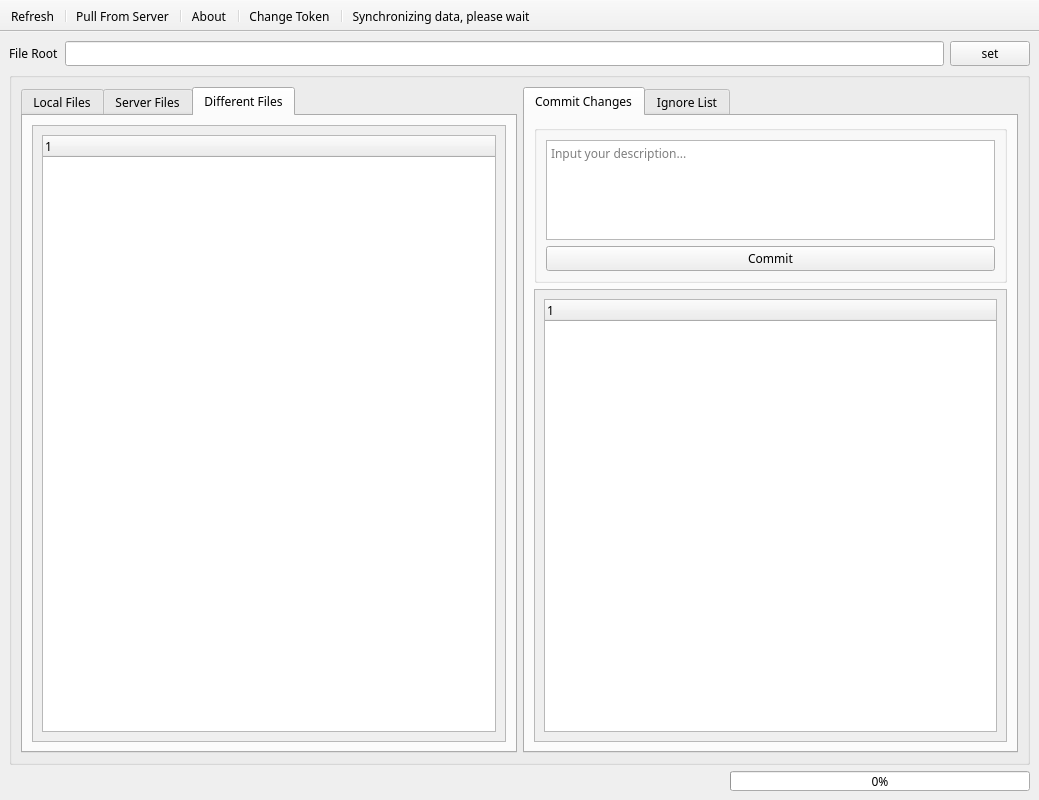
<?xml version="1.0" encoding="UTF-8"?>
<ui version="4.0">
 <class>MainWindow</class>
 <widget class="QMainWindow" name="MainWindow">
  <property name="geometry">
   <rect>
    <x>0</x>
    <y>0</y>
    <width>1039</width>
    <height>800</height>
   </rect>
  </property>
  <property name="minimumSize">
   <size>
    <width>0</width>
    <height>0</height>
   </size>
  </property>
  <property name="maximumSize">
   <size>
    <width>16777215</width>
    <height>16777215</height>
   </size>
  </property>
  <property name="font">
   <font>
    <family>Microsoft YaHei</family>
   </font>
  </property>
  <property name="windowTitle">
   <string>Trainers' Legend Barbecue</string>
  </property>
  <widget class="QWidget" name="centralwidget">
   <layout class="QVBoxLayout" name="verticalLayout">
    <item>
     <layout class="QHBoxLayout" name="horizontalLayout_2">
      <item>
       <widget class="QLabel" name="label">
        <property name="text">
         <string>File Root</string>
        </property>
       </widget>
      </item>
      <item>
       <widget class="QLineEdit" name="lineEdit_file_root">
        <property name="readOnly">
         <bool>true</bool>
        </property>
       </widget>
      </item>
      <item>
       <widget class="QPushButton" name="pushButton_set_file_root">
        <property name="text">
         <string>set</string>
        </property>
       </widget>
      </item>
     </layout>
    </item>
    <item>
     <widget class="QGroupBox" name="groupBox">
      <property name="title">
       <string/>
      </property>
      <layout class="QHBoxLayout" name="horizontalLayout" stretch="1,1">
       <item>
        <widget class="QTabWidget" name="tabWidget_files">
         <property name="currentIndex">
          <number>2</number>
         </property>
         <widget class="QWidget" name="tab_local">
          <attribute name="title">
           <string>Local Files</string>
          </attribute>
          <layout class="QVBoxLayout" name="verticalLayout_2">
           <item>
            <widget class="QScrollArea" name="scrollArea">
             <property name="widgetResizable">
              <bool>true</bool>
             </property>
             <widget class="QWidget" name="scrollAreaWidgetContents">
              <property name="geometry">
               <rect>
                <x>0</x>
                <y>0</y>
                <width>463</width>
                <height>600</height>
               </rect>
              </property>
              <layout class="QVBoxLayout" name="verticalLayout_3">
               <item>
                <widget class="QTreeView" name="treeView_local_files">
                 <property name="contextMenuPolicy">
                  <enum>Qt::CustomContextMenu</enum>
                 </property>
                </widget>
               </item>
              </layout>
             </widget>
            </widget>
           </item>
          </layout>
         </widget>
         <widget class="QWidget" name="tab_server">
          <attribute name="title">
           <string>Server Files</string>
          </attribute>
          <layout class="QVBoxLayout" name="verticalLayout_4">
           <item>
            <widget class="QScrollArea" name="scrollArea_2">
             <property name="widgetResizable">
              <bool>true</bool>
             </property>
             <widget class="QWidget" name="scrollAreaWidgetContents_2">
              <property name="geometry">
               <rect>
                <x>0</x>
                <y>0</y>
                <width>463</width>
                <height>600</height>
               </rect>
              </property>
              <layout class="QVBoxLayout" name="verticalLayout_5">
               <item>
                <widget class="QTreeWidget" name="treeWidget_server_files">
                 <property name="contextMenuPolicy">
                  <enum>Qt::CustomContextMenu</enum>
                 </property>
                 <column>
                  <property name="text">
                   <string notr="true">1</string>
                  </property>
                 </column>
                </widget>
               </item>
              </layout>
             </widget>
            </widget>
           </item>
          </layout>
         </widget>
         <widget class="QWidget" name="tab_different">
          <attribute name="title">
           <string>Different Files</string>
          </attribute>
          <layout class="QVBoxLayout" name="verticalLayout_6">
           <item>
            <widget class="QScrollArea" name="scrollArea_3">
             <property name="widgetResizable">
              <bool>true</bool>
             </property>
             <widget class="QWidget" name="scrollAreaWidgetContents_3">
              <property name="geometry">
               <rect>
                <x>0</x>
                <y>0</y>
                <width>463</width>
                <height>600</height>
               </rect>
              </property>
              <layout class="QVBoxLayout" name="verticalLayout_7">
               <item>
                <widget class="QTreeWidget" name="treeWidget_different">
                 <property name="contextMenuPolicy">
                  <enum>Qt::CustomContextMenu</enum>
                 </property>
                 <property name="selectionMode">
                  <enum>QAbstractItemView::ExtendedSelection</enum>
                 </property>
                 <column>
                  <property name="text">
                   <string notr="true">1</string>
                  </property>
                 </column>
                </widget>
               </item>
              </layout>
             </widget>
            </widget>
           </item>
          </layout>
         </widget>
        </widget>
       </item>
       <item>
        <widget class="QTabWidget" name="tabWidget_files_2">
         <property name="currentIndex">
          <number>0</number>
         </property>
         <widget class="QWidget" name="tab_commit">
          <attribute name="title">
           <string>Commit Changes</string>
          </attribute>
          <layout class="QVBoxLayout" name="verticalLayout_10">
           <item>
            <widget class="QGroupBox" name="groupBox_2">
             <property name="sizePolicy">
              <sizepolicy hsizetype="Preferred" vsizetype="Fixed">
               <horstretch>0</horstretch>
               <verstretch>0</verstretch>
              </sizepolicy>
             </property>
             <property name="title">
              <string/>
             </property>
             <layout class="QVBoxLayout" name="verticalLayout_8">
              <item>
               <widget class="QTextEdit" name="textEdit_commit_desc">
                <property name="maximumSize">
                 <size>
                  <width>16777215</width>
                  <height>100</height>
                 </size>
                </property>
                <property name="html">
                 <string>&lt;!DOCTYPE HTML PUBLIC &quot;-//W3C//DTD HTML 4.0//EN&quot; &quot;http://www.w3.org/TR/REC-html40/strict.dtd&quot;&gt;
&lt;html&gt;&lt;head&gt;&lt;meta name=&quot;qrichtext&quot; content=&quot;1&quot; /&gt;&lt;style type=&quot;text/css&quot;&gt;
p, li { white-space: pre-wrap; }
&lt;/style&gt;&lt;/head&gt;&lt;body style=&quot; font-family:'Microsoft YaHei'; font-size:9pt; font-weight:400; font-style:normal;&quot;&gt;
&lt;p style=&quot;-qt-paragraph-type:empty; margin-top:0px; margin-bottom:0px; margin-left:0px; margin-right:0px; -qt-block-indent:0; text-indent:0px;&quot;&gt;&lt;br /&gt;&lt;/p&gt;&lt;/body&gt;&lt;/html&gt;</string>
                </property>
                <property name="placeholderText">
                 <string>Input your description...</string>
                </property>
               </widget>
              </item>
              <item>
               <widget class="QPushButton" name="pushButton_commit">
                <property name="maximumSize">
                 <size>
                  <width>16777215</width>
                  <height>50</height>
                 </size>
                </property>
                <property name="text">
                 <string>Commit</string>
                </property>
               </widget>
              </item>
             </layout>
            </widget>
           </item>
           <item>
            <widget class="QScrollArea" name="scrollArea_4">
             <property name="widgetResizable">
              <bool>true</bool>
             </property>
             <widget class="QWidget" name="scrollAreaWidgetContents_4">
              <property name="geometry">
               <rect>
                <x>0</x>
                <y>0</y>
                <width>463</width>
                <height>433</height>
               </rect>
              </property>
              <layout class="QVBoxLayout" name="verticalLayout_9">
               <item>
                <widget class="QTreeWidget" name="treeWidget_commit">
                 <property name="contextMenuPolicy">
                  <enum>Qt::CustomContextMenu</enum>
                 </property>
                 <property name="selectionMode">
                  <enum>QAbstractItemView::ExtendedSelection</enum>
                 </property>
                 <column>
                  <property name="text">
                   <string notr="true">1</string>
                  </property>
                 </column>
                </widget>
               </item>
              </layout>
             </widget>
            </widget>
           </item>
          </layout>
         </widget>
         <widget class="QWidget" name="tab_ignore_list">
          <attribute name="title">
           <string>Ignore List</string>
          </attribute>
          <layout class="QVBoxLayout" name="verticalLayout_11">
           <item>
            <widget class="QScrollArea" name="scrollArea_5">
             <property name="widgetResizable">
              <bool>true</bool>
             </property>
             <widget class="QWidget" name="scrollAreaWidgetContents_5">
              <property name="geometry">
               <rect>
                <x>0</x>
                <y>0</y>
                <width>463</width>
                <height>600</height>
               </rect>
              </property>
              <layout class="QVBoxLayout" name="verticalLayout_12">
               <item>
                <widget class="QTreeWidget" name="treeWidget_ignore">
                 <property name="contextMenuPolicy">
                  <enum>Qt::CustomContextMenu</enum>
                 </property>
                 <property name="selectionMode">
                  <enum>QAbstractItemView::ExtendedSelection</enum>
                 </property>
                 <column>
                  <property name="text">
                   <string notr="true">1</string>
                  </property>
                 </column>
                </widget>
               </item>
              </layout>
             </widget>
            </widget>
           </item>
          </layout>
         </widget>
        </widget>
       </item>
      </layout>
     </widget>
    </item>
    <item>
     <layout class="QHBoxLayout" name="horizontalLayout_3">
      <item>
       <widget class="QLabel" name="label_log">
        <property name="text">
         <string/>
        </property>
       </widget>
      </item>
      <item>
       <spacer name="horizontalSpacer">
        <property name="orientation">
         <enum>Qt::Horizontal</enum>
        </property>
        <property name="sizeHint" stdset="0">
         <size>
          <width>40</width>
          <height>20</height>
         </size>
        </property>
       </spacer>
      </item>
      <item>
       <widget class="QProgressBar" name="progressBar">
        <property name="sizePolicy">
         <sizepolicy hsizetype="Fixed" vsizetype="Fixed">
          <horstretch>0</horstretch>
          <verstretch>0</verstretch>
         </sizepolicy>
        </property>
        <property name="minimumSize">
         <size>
          <width>300</width>
          <height>0</height>
         </size>
        </property>
        <property name="maximumSize">
         <size>
          <width>500</width>
          <height>20</height>
         </size>
        </property>
        <property name="layoutDirection">
         <enum>Qt::LeftToRight</enum>
        </property>
        <property name="value">
         <number>0</number>
        </property>
        <property name="alignment">
         <set>Qt::AlignRight|Qt::AlignTrailing|Qt::AlignVCenter</set>
        </property>
        <property name="textVisible">
         <bool>true</bool>
        </property>
        <property name="orientation">
         <enum>Qt::Horizontal</enum>
        </property>
       </widget>
      </item>
     </layout>
    </item>
   </layout>
  </widget>
  <widget class="QToolBar" name="toolBar">
   <property name="windowTitle">
    <string>toolBar</string>
   </property>
   <property name="toolTip">
    <string/>
   </property>
   <property name="movable">
    <bool>false</bool>
   </property>
   <attribute name="toolBarArea">
    <enum>TopToolBarArea</enum>
   </attribute>
   <attribute name="toolBarBreak">
    <bool>false</bool>
   </attribute>
   <addaction name="actionRefresh"/>
   <addaction name="separator"/>
   <addaction name="actionPull_From_Server"/>
   <addaction name="separator"/>
   <addaction name="actionAbout"/>
   <addaction name="separator"/>
   <addaction name="actionChange_Token"/>
   <addaction name="separator"/>
   <addaction name="actionPlease_Wait"/>
  </widget>
  <action name="actionRefresh">
   <property name="text">
    <string>Refresh</string>
   </property>
  </action>
  <action name="actionAbout">
   <property name="text">
    <string>About</string>
   </property>
  </action>
  <action name="actionPull_From_Server">
   <property name="text">
    <string>Pull From Server</string>
   </property>
  </action>
  <action name="actionPlease_Wait">
   <property name="text">
    <string>Synchronizing data, please wait</string>
   </property>
   <property name="toolTip">
    <string>Synchronizing data, please wait</string>
   </property>
  </action>
  <action name="actionChange_Token">
   <property name="text">
    <string>Change Token</string>
   </property>
  </action>
 </widget>
 <tabstops>
  <tabstop>lineEdit_file_root</tabstop>
  <tabstop>pushButton_set_file_root</tabstop>
  <tabstop>scrollArea</tabstop>
  <tabstop>treeView_local_files</tabstop>
  <tabstop>tabWidget_files</tabstop>
  <tabstop>tabWidget_files_2</tabstop>
  <tabstop>scrollArea_2</tabstop>
  <tabstop>treeWidget_server_files</tabstop>
  <tabstop>scrollArea_3</tabstop>
  <tabstop>treeWidget_different</tabstop>
 </tabstops>
 <resources>
  <include location="msrc.qrc"/>
 </resources>
 <connections/>
</ui>
